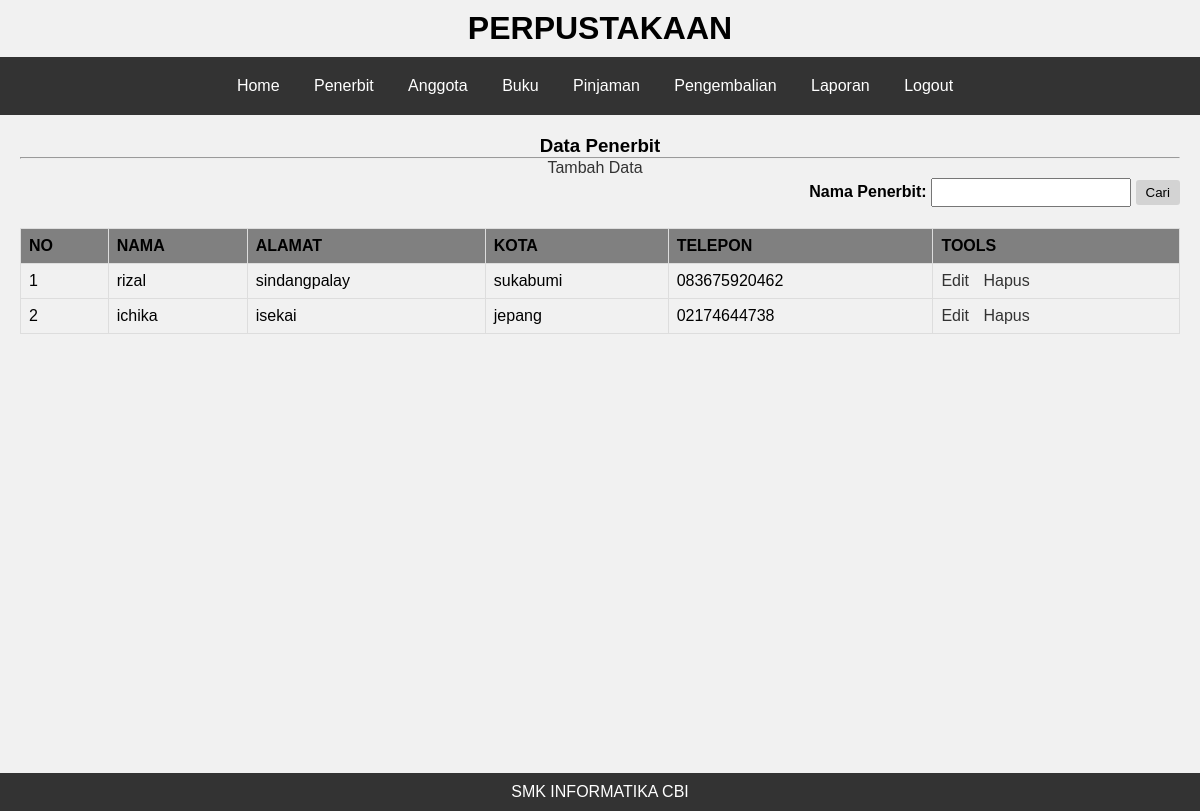
Screenshot of /media.php?content=penerbit (signed in) with the database file from the repository.
### tables this page shows
CREATE TABLE `tbl_penerbit` (
  `id_penerbit` int(11) NOT NULL,
  `nama_penerbit` varchar(45) DEFAULT NULL,
  `alamat_penerbit` text DEFAULT NULL,
  `kota_penerbit` varchar(40) DEFAULT NULL,
  `no_telp_penerbit` varchar(15) DEFAULT NULL
);

### content/penerbit/penerbit.php (the view, shortened to what this page needs)
<?php
include '././koneksi.php';
$no=1;
$dataCari	= isset($_POST['txtCari']) ? $_POST['txtCari'] : '';
?>
<h3>Data Penerbit</h3>
<hr>
<a href="media.php?content=tambah_penerbit">Tambah Data</a>
<div style="text-align: right;margin-bottom: 5px">
	<form action="<?php $_SERVER['PHP_SELF']; ?>" method="post" name="form1" target="_self">
		<b>Nama Penerbit:</b>
		<input name="txtCari" type="text" value="<?php echo $dataCari; ?>" size="40" maxlength="100" />
		<input name="btnCari" type="submit" value="Cari" />
	</form>
</div>
<table width="100%" align="center" border="1" cellpadding="5">
		<th bgcolor="grey">NO</th>
		<th bgcolor="grey">NAMA</th>
		<th bgcolor="grey">ALAMAT</th>
		<th bgcolor="grey">KOTA</th>
		<th bgcolor="grey">TELEPON</th>
		<th bgcolor="grey">TOOLS</th>
	<?php
	if(isset($_POST['btnCari'])){
		$data_penerbit = mysqli_query($koneksi,"SELECT * FROM tbl_penerbit WHERE nama_penerbit LIKE '%$dataCari%' ORDER BY nama_penerbit");
	}else{
		$data_penerbit = mysqli_query($koneksi,"SELECT * FROM tbl_penerbit");
	}
		while ($row = mysqli_fetch_array($data_penerbit)) {
	?>
	<tr>
		<td><?php echo $no++?></td>
		<td><?php echo $row['nama_penerbit']?></td>
		<td><?php echo $row['alamat_penerbit']?></td>
		<td><?php echo $row['kota_penerbit']?></td>
		<td><?php echo $row['no_telp_penerbit']?></td>
		<td>
			<a href="media.php?content=edit_penerbit&id=<?php echo $row['id_penerbit']?>">Edit</a>
			<a href="content/penerbit/hapus_penerbit.php?id=<?php echo $row['id_penerbit']?>">Hapus</a>
		</td>
	</tr>
	<?php
		}
		?>
</table>

### desain/media.css (style rules this page uses)
body { font-family: Arial, sans-serif; margin: 0; }

### desain/penerbit.css (style rules this page uses)
* { padding: 0; margin: 0; }
table { width: 100%; border-collapse: collapse; margin: 20px 0; }
th, td { border: 1px solid #ddd; padding: 8px; text-align: left; }
th { background-color: grey; }
form { display: inline-block; text-align: right; margin-bottom: 10px; }
input[type="text"] { width: 200px; padding: 5px; margin-left: 10px; }
input[type="submit"] { padding: 5px 10px; background-color: lightgrey; border: none; border-radius: 3px; cursor: pointer; }
a { text-decoration: none; color: #333; margin-right: 10px; }

### desain/tambah_penerbit.css (style rules this page uses)
form { width: 500px; margin: 0 auto; }
table { border-collapse: collapse; width: 100%; }
th, td { padding: 8px; text-align: left; border-bottom: 1px solid #ddd; }
input[type=text], input[type=number], textarea { margin: 1px 0; box-sizing: border-box; }

### rows the page displays
tbl_penerbit: nama_penerbit "rizal", alamat_penerbit "sindangpalay", kota_penerbit "sukabumi", no_telp_penerbit "083675920462"
tbl_penerbit: nama_penerbit "ichika", alamat_penerbit "isekai", kota_penerbit "jepang", no_telp_penerbit "02174644738"
